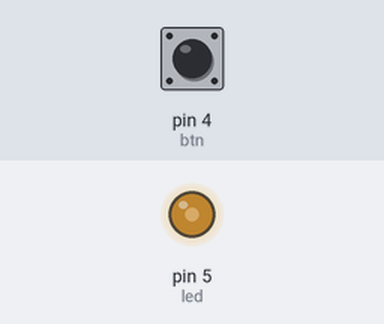
A sketch run on a simulated Arduino Uno, built for the host (arithmetic inside an expression is 32-bit, double 64-bit). Parts: output pins drawn as LEDs (lit = HIGH). The test bench sets the inputs (shaded band); at power-on: pin 4 (btn) HIGH.

Above: at 0.05 s.
Timing chart, 0 to 8.6 s (numbered marks = the images above):
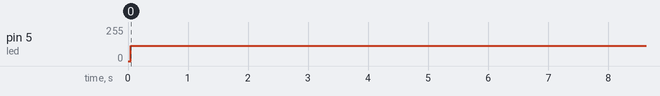

Measured:
- by itself, pin 5 (led): moves between 107/255 and 113/255, repeating every 6.6 s

The sketch:

Codigo_12.ino
```cpp
#define led 5
#define btn 4
void setup() {
  pinMode(led, OUTPUT);
  pinMode(btn, INPUT);
  digitalWrite(led, LOW);
}
void loop() {
  if (digitalRead(btn) == 0);
  {
    for (int i = 0; i < 255; i++)
    {
      analogWrite(led, i);
    }
    for (int i = 255; i > 0; i--)
    {
      analogWrite(led, i);
    }
  }
}
```
